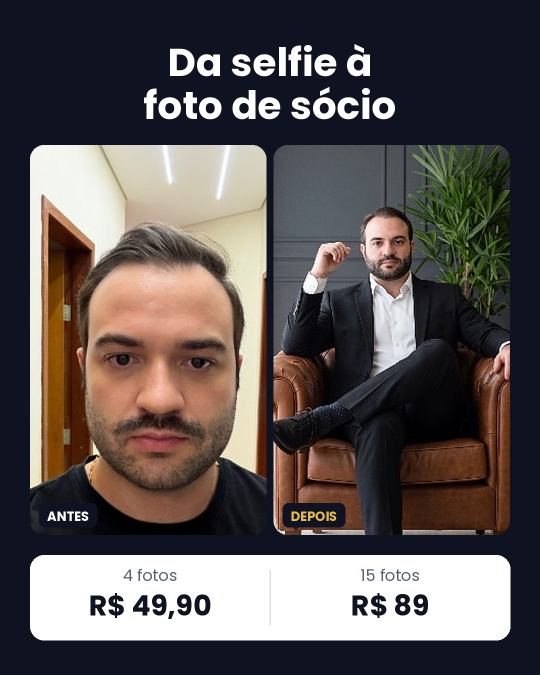
#> input picture fotosadv/2026-10-20-orbita/FOTOSADV_H01_orbita_O1_preco-pagina.png, 1080 x 1350 px, given in place of h01.png, which was not available (shown at 1/2 size)
$ python gen_orbita.py
#> lines starting #> are read from the running program, lines starting #| are printed output that depends on the picture; after the words box and inside, x2 and y2 are one past the last pixel; in counts of white or black regions, pixels touching at a corner belong together; pictures that were not available may be replaced by others from this repository, and a replacement may not be noted
# FOTOSADV 20/10 — órbita do H01 v2 (melhor campanha): 1 mudança por peça, preço da página. Pillow, 0 crédito.
import os
from PIL import Image, ImageDraw, ImageFont
D = os.path.dirname(os.path.abspath(__file__))
FP = '/usr/share/fonts/truetype/google-fonts/Poppins-'
def f(w, s): return ImageFont.truetype(FP + w + '.ttf', s)
W = 1080; BG = (15, 18, 32); GOLD = (232, 186, 72); WHITE = (255, 255, 255); GREYT = (90, 96, 110)
def ctext(d, y, t, fo, fill): d.text(((W - d.textlength(t, font=fo)) / 2, y), t, font=fo, fill=fill)
def base(): return Image.open(os.path.join(D, 'h01.png')).convert('RGB')
#> returned value is the input picture: PIL image 1080x1350 RGB; mean R, G, B 92.9, 85.8, 84.7
def preco_pagina(im):
    d = ImageDraw.Draw(im)
    for cx, a, b in ((300, '4 fotos', 'R$ 49,90'), (780, '15 fotos', 'R$ 89')):
        d.rectangle((cx - 210, 1122, cx + 210, 1250), fill=WHITE)
        fa, fb = f('Regular', 32), f('Bold', 56)
        d.text((cx - d.textlength(a, font=fa) / 2, 1128), a, font=fa, fill=GREYT)
        d.text((cx - d.textlength(b, font=fb) / 2, 1172), b, font=fb, fill=BG)
    return im
def titulo(im, l1, l2=None, cor2=GOLD):
#> called with l1 = 'Mandei 1 selfie.', l2 = 'Virei foto de sócio.', cor2 = (232, 186, 72)
    d = ImageDraw.Draw(im); d.rectangle((0, 40, W, 280), fill=BG)
    if l2: ctext(d, 70, l1, f('Bold', 76), WHITE); ctext(d, 165, l2, f('Bold', 76), cor2)
    else: ctext(d, 115, l1, f('Bold', 80), WHITE)
    return im
out = {}
# O1 — só o preço da página (controle da órbita)
out['O1_preco-pagina'] = preco_pagina(base())
# O2 — título em 1ª pessoa
out['O2_primeira-pessoa'] = titulo(preco_pagina(base()), 'Mandei 1 selfie.', 'Virei foto de sócio.')
# O3 — depois primeiro (inverte as fotos) + título "Essa foto saiu de uma selfie"
im = preco_pagina(base()); a = im.crop((60, 290, 532, 1066)); b = im.crop((548, 290, 1020, 1066))
im.paste(b, (60, 290)); im.paste(a, (548, 290)); titulo(im, 'Essa foto saiu', 'de uma selfie.')
#> after `titulo(im, 'Essa foto saiu', 'de uma selfie.')`:
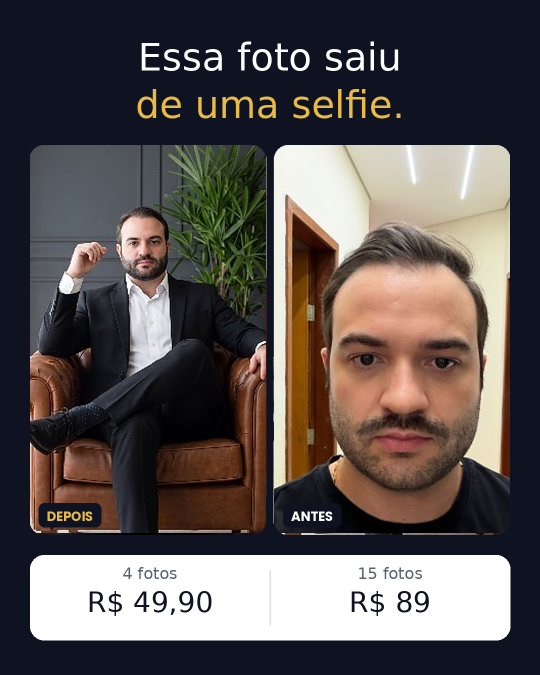
#> im: PIL image 1080x1350 RGB (shown at 1/2 size); mean R, G, B 92, 84.6, 83
out['O3_depois-primeiro'] = im
# O5 — título de dor
out['O5_cliente-julga'] = titulo(preco_pagina(base()), 'Seu cliente julga', 'pela sua foto.')
for k, v in out.items(): v.save(os.path.join(D, f'FOTOSADV_H01_orbita_{k}.png'))
#> this loop made 4 passes
#> k on passes 1 to 4: 'O1_preco-pagina', 'O2_primeira-pessoa', 'O3_depois-primeiro', 'O5_cliente-julga'
# O4 — formato 9:16 (Stories/Reels) a partir do O1
src = out['O1_preco-pagina']; st = Image.new('RGB', (1080, 1920), BG); st.paste(src, (0, 285))
d = ImageDraw.Draw(st); ctext(d, 120, 'Envie suas selfies', f('Bold', 64), WHITE); ctext(d, 1700, 'Toque em Saiba mais', f('Bold', 56), GOLD)
st.save(os.path.join(D, 'FOTOSADV_H01_orbita_O4_9x16.png'))
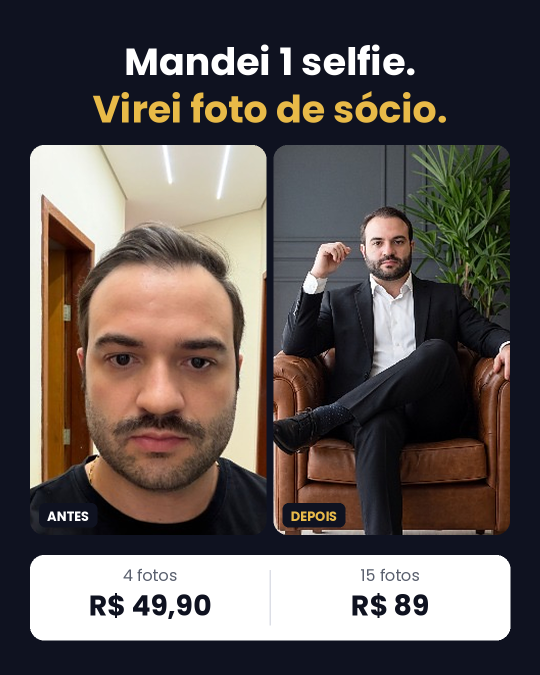
#> input picture fotosadv/2026-10-20-orbita/FOTOSADV_H01_orbita_O2_primeira-pessoa.png, 1080 x 1350 px, given in place of L02-5_perfil-antes-depois_v3.png, which was not available (shown at 1/2 size)
#> further down, raf is the input picture: PIL image 1080x1350 RGB; mean R, G, B 94.1, 86.3, 83.8
print('ok')

# Pessoas diferentes no MESMO layout do H01 v2 (fotos limpas já existentes, 0 crédito)
def cover(im, w, h, cy=0.35):
    s = max(w / im.width, h / im.height); r = im.resize((int(im.width * s) + 1, int(im.height * s) + 1), Image.LANCZOS)
    x = (r.width - w) // 2; y = int((r.height - h) * cy); return r.crop((x, y, x + w, y + h))
def pessoa(antes, depois, titulo2):
    im = preco_pagina(base()); d = ImageDraw.Draw(im)
    for (x0, x1), ph, lab, cor in (((60, 532), antes, 'ANTES', (40, 40, 40)), ((548, 1020), depois, 'DEPOIS', GOLD)):
        w, h = x1 - x0, 1066 - 290; c = cover(ph, w, h); m = Image.new('L', (w, h), 0); ImageDraw.Draw(m).rounded_rectangle((0, 0, w, h), 22, fill=255)
        im.paste(c, (x0, 290), m); fo = f('Bold', 26); tw = d.textlength(lab, font=fo)
        d.rounded_rectangle((x0 + 18, 1010, x0 + 18 + tw + 28, 1050), 8, fill=cor); d.text((x0 + 32, 1015), lab, font=fo, fill=WHITE if lab == 'ANTES' else BG)
#> this loop made 2 passes
#> (x0, x1, lab, cor, w, h, s in cover, x in cover) on passes 1 to 2: (60, 532, 'ANTES', (40, 40, 40), 472, 776, 2.1, 267), (548, 1020, 'DEPOIS', (232, 186, 72), 472, 776, 2.1, 267)
#> pass 1, in cover, `r = im.resize((int(im.width * s) + 1, int(im.height * s) + 1), Image.L`:
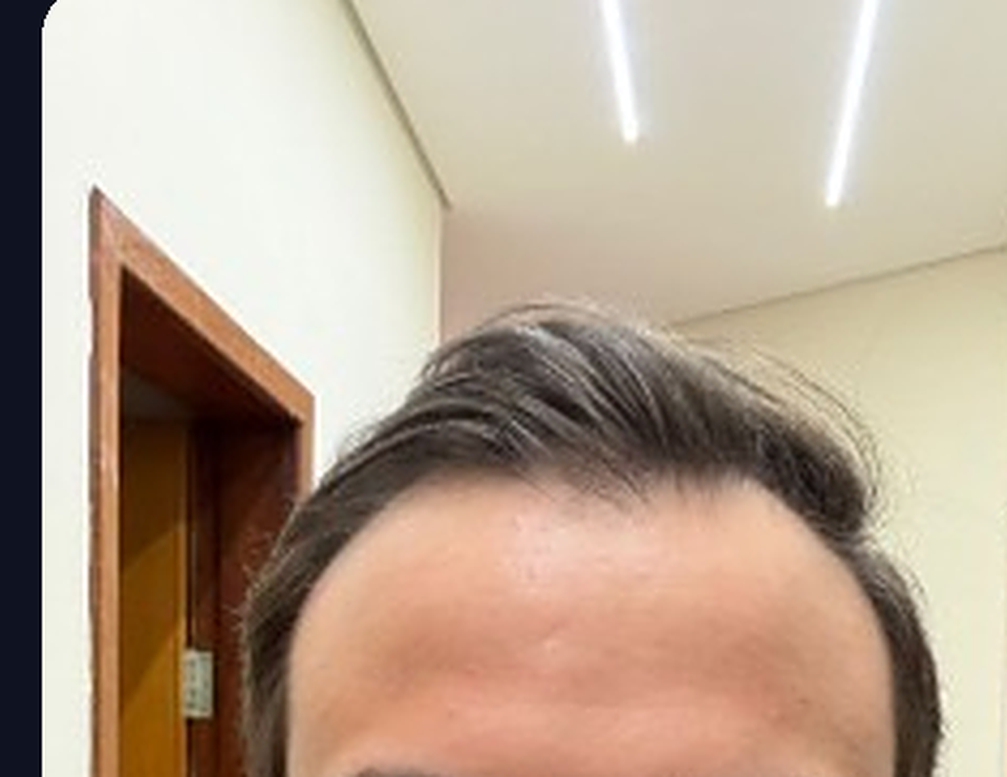
#> r: PIL image 1007x777 RGB; mean R, G, B 182.7, 163.2, 144.6
#> pass 1, in pessoa, `c = cover(ph, w, h)`:
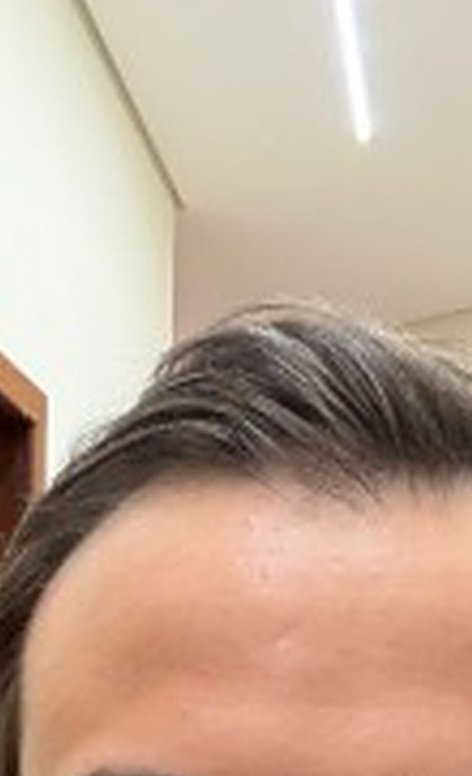
#> c: PIL image 472x776 RGB; mean R, G, B 193.1, 169, 150.4
#> after the loop:
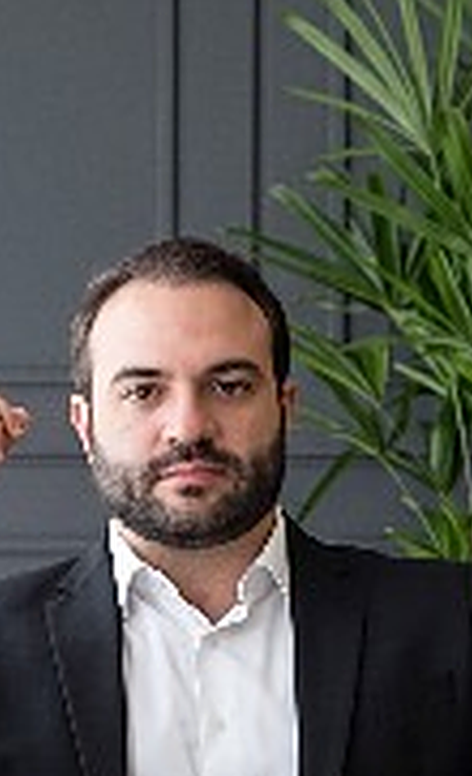
#> c: PIL image 472x776 RGB; mean R, G, B 89.7, 89.9, 84.8
#> after the loop:
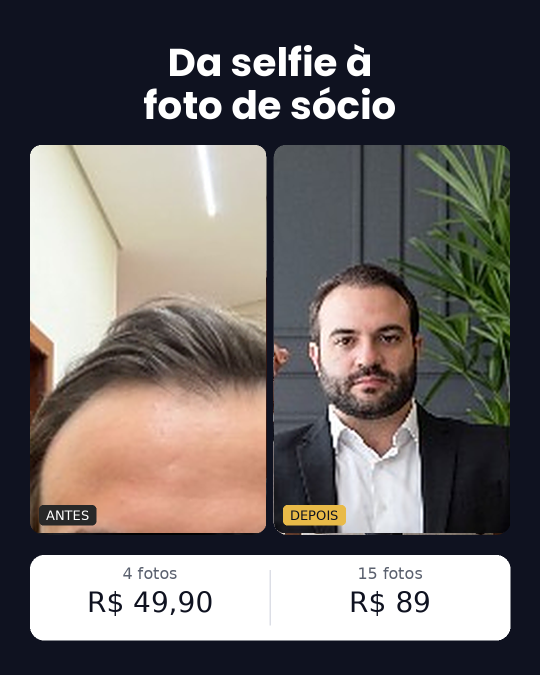
#> im: PIL image 1080x1350 RGB (shown at 1/2 size); mean R, G, B 108.7, 103.8, 102.7
#> after the loop:
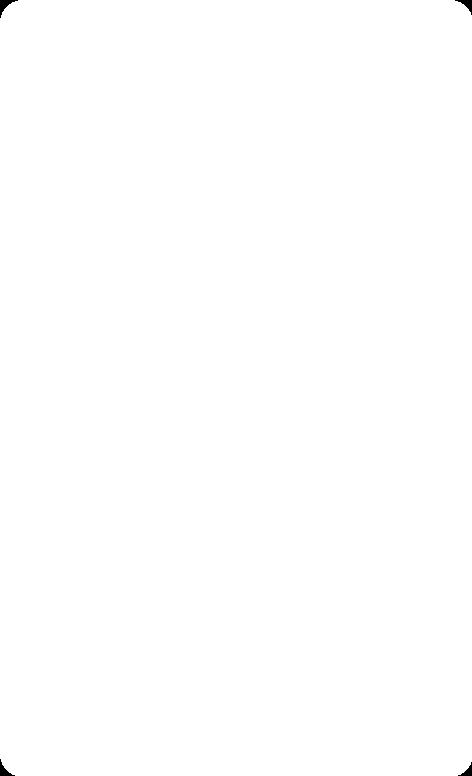
#> m: PIL image 472x776 L; 99.9% white; 4 black regions, box (x1, y1, x2, y2) and area: (0, 0, 18, 18) 111, (455, 0, 472, 15) 93, (0, 759, 15, 776) 93, (458, 762, 472, 776) 76
    if titulo2: titulo(im, 'Da selfie à', titulo2, WHITE)
    return im
#> (the run stopped early here; a loop or call above may not have finished)
